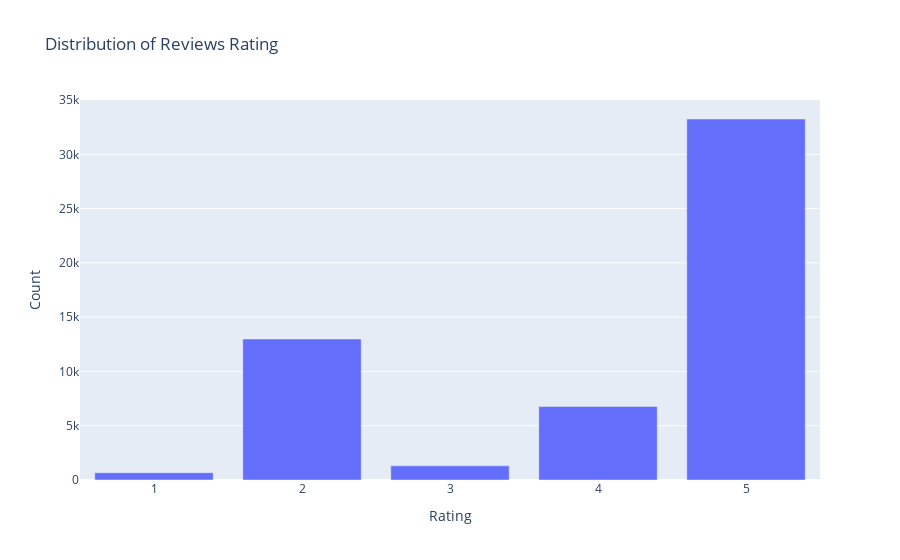

Notebook source saved alongside this figure:
### Code cell
# Check for missing values
print("=== MISSING VALUES ===")
missing_values = df.isnull().sum()
print(missing_values[missing_values > 0])

# Handling nans
df = df.dropna(subset=['reviews.text', 'reviews.rating'])

if missing_values.sum() == 0:
    print("No missing values found!")

# Check rating distribution
print("\n=== RATING DISTRIBUTION ===")
# Use the specific rating column from the CSV files
rating_column = 'reviews.rating'

if rating_column in df.columns:
    print(f"Using rating column: '{rating_column}'")
    rating_counts = df[rating_column].value_counts().sort_index()
    print(rating_counts)
    
    # Visualize rating distribution
    try:
        fig = px.bar(x=rating_counts.index, y=rating_counts.values, 
                     labels={'x': 'Rating', 'y': 'Count'},
                     title='Distribution of Reviews Rating')
        fig.show()
    except Exception as plot_error:
        print(f"Plotly visualization error: {plot_error}")
        print("Using matplotlib as fallback:")
        plt.figure(figsize=(10, 6))
        plt.bar(rating_counts.index, rating_counts.values)
        plt.xlabel('Rating')
        plt.ylabel('Count')
        plt.title('Distribution of Reviews Rating')
        print("=" * 60)
        print("⚙️  FINE-TUNING SETUP")
        print("=" * 60)

        # Check available device and use the fastest one
        device = torch.device('cuda' if torch.cuda.is_available() else ('mps' if torch.backends.mps.is_available() else 'cpu'))
        print(f"\n💻 Training device: {device}")

        if device.type == 'cpu':
            print("⚠️  WARNING: Training on CPU will be VERY slow!")
            print("   Consider using a GPU if available (CUDA or Apple Silicon)")
        elif device.type == 'mps':
            print("🚀 Using Apple Silicon GPU acceleration!")
        else:
            print("🚀 Using CUDA GPU acceleration!")

        # Initialize results storage
        fine_tuned_results = {}
        print(f"\n📦 Initialized results storage: fine_tuned_results = {{}}")

        # Use only local model paths for fine-tuning
        models_to_finetune = {
            'DistilBERT': './offline_models/models--distilbert-base-uncased',
            'RoBERTa': './offline_models/models--roberta-base'
        }
        print(f"\n✅ Using locally cached models from: ./offline_models/")

        print(f"\n📋 Models selected for fine-tuning:")
        for model_name, model_path in models_to_finetune.items():
            print(f"   • {model_name}: {model_path}")

        print(f"\n✅ Setup complete! Ready for fine-tuning.")
        print(f"  {col}: {sample_val}...")

### Figure 1 — Plotly figure (JSON) as saved in the notebook; plotly's stock layout.template omitted (floating-point values rounded to 4 significant figures)
{"data": [{"hovertemplate": "Rating=%{x}<br>Count=%{y}<extra></extra>", "legendgroup": "", "marker": {"color": "#636efa", "pattern": {"shape": ""}}, "name": "", "orientation": "v", "showlegend": false, "textposition": "auto", "type": "bar", "x": [1.0, 2.0, 3.0, 4.0, 5.0], "xaxis": "x", "y": [673, 12982, 1303, 6776, 33251], "yaxis": "y"}], "layout": {"barmode": "relative", "legend": {"tracegroupgap": 0}, "title": {"text": "Distribution of Reviews Rating"}, "xaxis": {"anchor": "y", "domain": [0, 1], "title": {"text": "Rating"}}, "yaxis": {"anchor": "x", "domain": [0, 1], "title": {"text": "Count"}}}}
